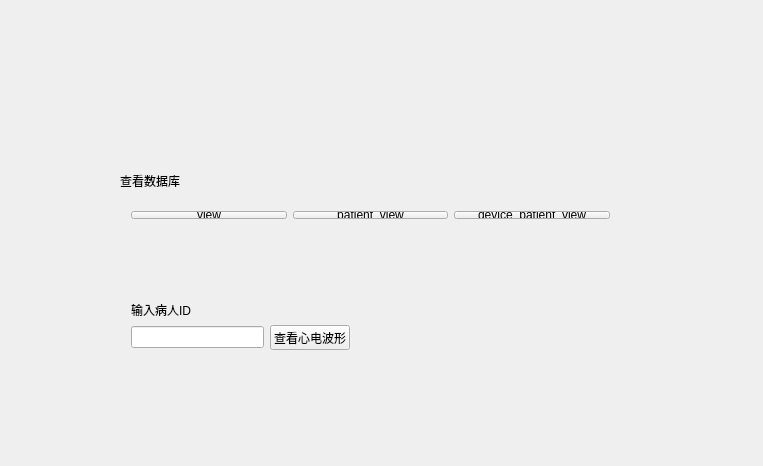
<?xml version="1.0" encoding="UTF-8"?>
<ui version="4.0">
 <class>Widget</class>
 <widget class="QWidget" name="Widget">
  <property name="geometry">
   <rect>
    <x>0</x>
    <y>0</y>
    <width>763</width>
    <height>466</height>
   </rect>
  </property>
  <property name="windowTitle">
   <string>Widget</string>
  </property>
  <widget class="QWidget" name="horizontalLayoutWidget">
   <property name="geometry">
    <rect>
     <x>120</x>
     <y>200</y>
     <width>501</width>
     <height>30</height>
    </rect>
   </property>
   <layout class="QHBoxLayout" name="horizontalLayout">
    <item>
     <widget class="QPushButton" name="pushButton">
      <property name="text">
       <string>view</string>
      </property>
     </widget>
    </item>
    <item>
     <widget class="QPushButton" name="pushButton_2">
      <property name="text">
       <string>patient_view</string>
      </property>
     </widget>
    </item>
    <item>
     <widget class="QPushButton" name="pushButton_3">
      <property name="text">
       <string>device_patient_view</string>
      </property>
     </widget>
    </item>
   </layout>
  </widget>
  <widget class="QWidget" name="gridLayoutWidget">
   <property name="geometry">
    <rect>
     <x>120</x>
     <y>290</y>
     <width>241</width>
     <height>71</height>
    </rect>
   </property>
   <layout class="QGridLayout" name="gridLayout">
    <item row="2" column="0">
     <widget class="QLineEdit" name="lineEdit"/>
    </item>
    <item row="1" column="0">
     <widget class="QLabel" name="label">
      <property name="text">
       <string>输入病人ID</string>
      </property>
     </widget>
    </item>
    <item row="2" column="1">
     <widget class="QPushButton" name="pushButton_4">
      <property name="text">
       <string>查看心电波形</string>
      </property>
     </widget>
    </item>
   </layout>
  </widget>
  <widget class="QLabel" name="label_2">
   <property name="geometry">
    <rect>
     <x>120</x>
     <y>170</y>
     <width>111</width>
     <height>21</height>
    </rect>
   </property>
   <property name="text">
    <string>查看数据库</string>
   </property>
  </widget>
 </widget>
 <layoutdefault spacing="6" margin="11"/>
 <resources/>
 <connections/>
</ui>
